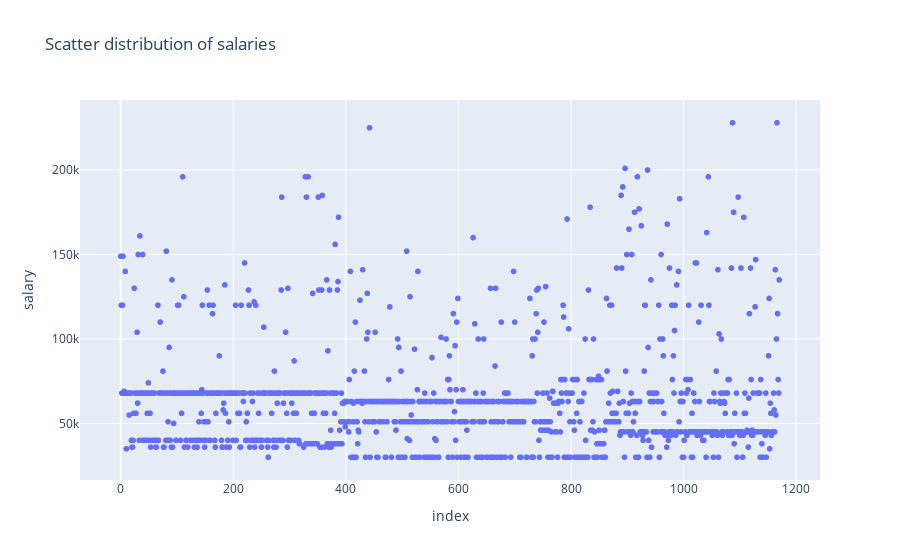

The notebook cell this image was saved under:
### Code cell
px.scatter(data, x=data.index, y="salary", title="Scatter distribution of salaries")

### Figure 1 — Plotly figure (JSON) as saved in the notebook; plotly's stock layout.template omitted (floating-point values rounded to 4 significant figures; data arrays with more than 128 entries replaced by an {"elided": "..."} marker saying what was removed)
{"data": [{"hovertemplate": "index=%{x}<br>salary=%{y}<extra></extra>", "legendgroup": "", "marker": {"color": "#636efa", "symbol": "circle"}, "mode": "markers", "name": "", "showlegend": false, "type": "scattergl", "x": {"elided": "1171 int values"}, "xaxis": "x", "y": {"elided": "1171 int values"}, "yaxis": "y"}], "layout": {"legend": {"tracegroupgap": 0}, "title": {"text": "Scatter distribution of salaries"}, "xaxis": {"anchor": "y", "domain": [0, 1], "title": {"text": "index"}}, "yaxis": {"anchor": "x", "domain": [0, 1], "title": {"text": "salary"}}}}
